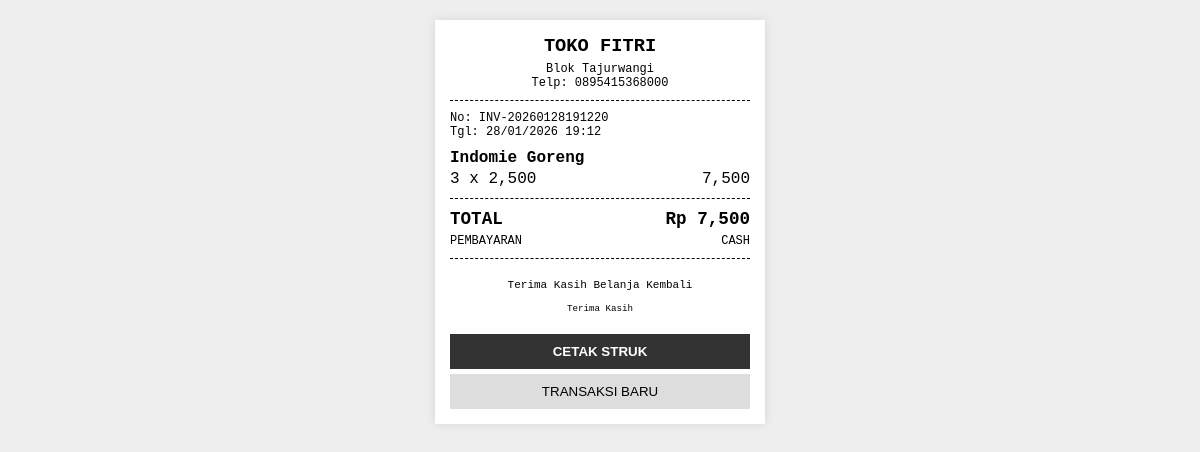
Screenshot of /struk.php?id=1 with the database file from the repository.
### tables this page shows
CREATE TABLE `pengaturan` (
  `id` int NOT NULL,
  `nama_toko` varchar(100) NOT NULL,
  `alamat` text NOT NULL,
  `no_telp` varchar(20) NOT NULL,
  `footer_struk` varchar(100) NOT NULL
);

CREATE TABLE `transaksi` (
  `id` int NOT NULL,
  `no_struk` varchar(50) NOT NULL,
  `tanggal` datetime NOT NULL DEFAULT CURRENT_TIMESTAMP,
  `total_bayar` int NOT NULL,
  `metode` varchar(20) NOT NULL
);

CREATE TABLE `transaksi_detail` (
  `id` int NOT NULL,
  `id_transaksi` int NOT NULL,
  `id_barang` int NOT NULL,
  `qty` int NOT NULL,
  `subtotal` int NOT NULL
);

CREATE TABLE `barang` (
  `id` int NOT NULL,
  `kode_barang` varchar(20) NOT NULL,
  `nama_barang` varchar(100) NOT NULL,
  `kategori` varchar(50) NOT NULL,
  `harga_beli` int NOT NULL,
  `harga_jual` int NOT NULL,
  `stok` int NOT NULL DEFAULT '0'
);

### struk.php (the view, shortened to what this page needs)
<?php
require 'koneksi.php';
$id_transaksi = isset($_GET['id']) ? $_GET['id'] : '';
$query_toko = mysqli_query($conn, "SELECT * FROM pengaturan LIMIT 1");
$toko = mysqli_fetch_assoc($query_toko);
$query_trx = mysqli_query($conn, "SELECT * FROM transaksi WHERE id = '$id_transaksi'");
$trx = mysqli_fetch_assoc($query_trx);
$query_detail = mysqli_query($conn, "SELECT transaksi_detail.*, barang.nama_barang
                                     FROM transaksi_detail
                                     JOIN barang ON transaksi_detail.id_barang = barang.id
                                     WHERE id_transaksi = '$id_transaksi'");
?>
<!DOCTYPE html>
<html lang="id">
<head>
</head>
<body>
<div class="struk-container">
    <div class="header">
        <h3><?= $toko['nama_toko']; ?></h3>
        <p><?= $toko['alamat']; ?><br>Telp: <?= $toko['no_telp']; ?></p>
    </div>
    <div class="garis"></div>
    <div style="font-size: 12px; margin-bottom: 10px;">
        No: <?= $trx['no_struk']; ?><br>
        Tgl: <?= date('d/m/Y H:i', strtotime($trx['tanggal'])); ?>
    </div>
    <div class="content">
        <?php while ($row = mysqli_fetch_assoc($query_detail)) { ?>
        <div style="margin-bottom: 8px;">
            <div class="item-name"><?= $row['nama_barang']; ?></div>
            <div class="item-row">
                <span><?= $row['qty']; ?> x <?= number_format($row['subtotal'] / $row['qty']); ?></span>
                <span><?= number_format($row['subtotal']); ?></span>
            </div>
        </div>
        <?php } ?>
    </div>
    <div class="garis"></div>
    <div class="item total-row">
        <span>TOTAL</span>
        <span>Rp <?= number_format($trx['total_bayar']); ?></span>
    </div>
    <div class="item metode-row">
        <span>PEMBAYARAN</span>
        <span><?= $trx['metode']; ?></span>
    </div>
    <div class="garis"></div>
    <div class="footer">
        <p><?= $toko['footer_struk']; ?></p>
        <small>Terima Kasih</small>
    </div>
    <button class="no-print" onclick="window.print()" style="width:100%; padding: 10px; margin-top: 10px; cursor: pointer; background: #333; color: #fff; border: none; font-weight: bold;">
        CETAK STRUK
    </button>
    <button class="no-print" onclick="window.location.href='kasir.php'" style="width:100%; padding: 10px; margin-top: 5px; cursor: pointer; background: #ddd; border: none;">
        TRANSAKSI BARU
    </button>
</div>
</body>
</html>

### struk.php (style rules this page uses)
body { font-family: 'Courier New', Courier, monospace; background: #eee; }
.struk-container { width: 300px; background: #fff; padding: 15px; margin: 20px auto; box-shadow: 0 0 10px rgba(0,0,0,0.1); }
.header, .footer { text-align: center; margin-bottom: 10px; }
.header h3 { margin: 0; text-transform: uppercase; }
.header p { margin: 5px 0; font-size: 12px; }
.garis { border-top: 1px dashed #000; margin: 10px 0; }
.item { display: flex; justify-content: space-between; margin-bottom: 5px; font-size: 13px; }
.item-name { width: 100%; margin-bottom: 3px; font-weight: bold; }
.item-row { display: flex; justify-content: space-between; }
.total-row { font-weight: bold; font-size: 1.1em; margin-top: 5px; }
.metode-row { font-size: 12px; margin-top: 5px; }
.footer { margin-top: 20px; font-size: 11px; }

### rows the page displays
pengaturan: nama_toko "TOKO FITRI", alamat "Blok Tajurwangi", no_telp "0895415368000", footer_struk "Terima Kasih Belanja Kembali"
transaksi: no_struk "INV-20260128191220", tanggal "28/01/2026 19:12", total_bayar "7,500", metode "CASH"
transaksi_detail: id_barang.nama_barang "Indomie Goreng", qty "3", $row['subtotal'] / $row['qty'] "2,500", subtotal "7,500"
